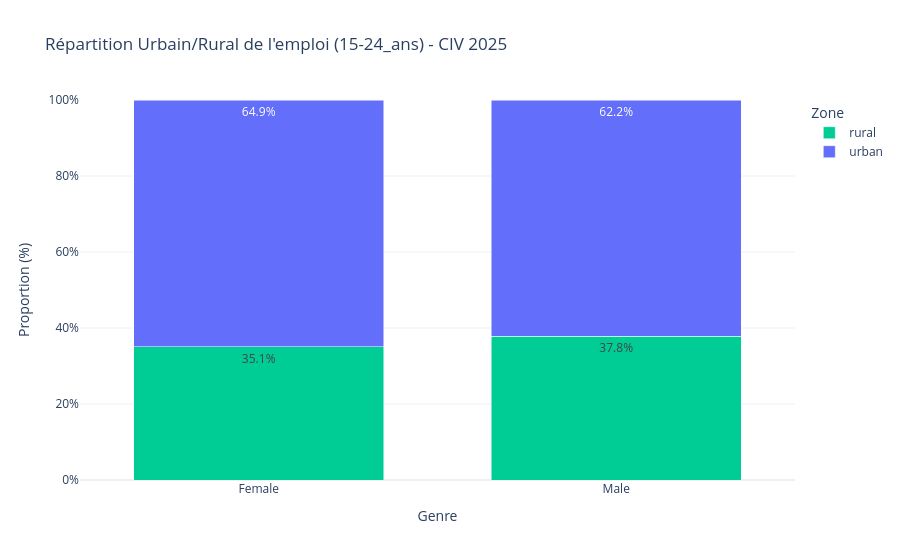
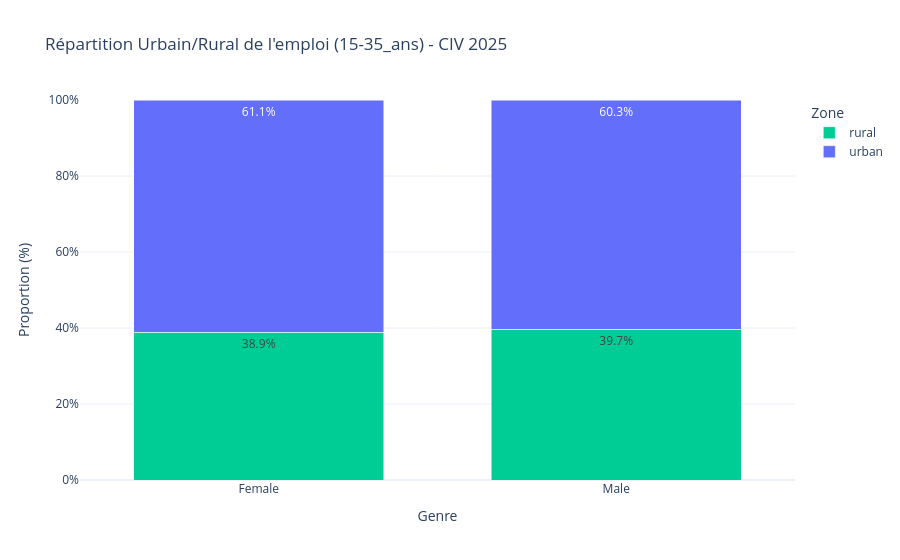

Notebook source saved alongside these figures, in order:
### Markdown cell above
## 1.4 Répartition Géographique de l'Emploi (Urbain/Rural)

### Code cell
def analyse_geo_genre(df_input, label_tranche):
    # 1. Sélection de la dernière année
    latest_yr = df_input['year'].max()
    df_latest = df_input[df_input['year'] == latest_yr]
    
    # 2. Agrégation par Zone et Genre
    df_geo = df_latest.groupby(['geo', 'gender'])['pop_emp_geo'].sum().reset_index()
    
    # 3. Calcul manuel des % (remplace barnorm="percent" incompatible Plotly 6)
    total_par_genre = df_geo.groupby('gender')['pop_emp_geo'].transform('sum')
    df_geo['pct'] = (df_geo['pop_emp_geo'] / total_par_genre * 100).round(1)
    
    print(f"\n=== ANALYSE C4 : GÉOGRAPHIE {label_tranche.upper()} EN {latest_yr} ===")
    print(df_geo.pivot(index='geo', columns='gender', values='pct').round(1))

    # 4. Graphique
    fig = px.bar(
        df_geo,
        x="gender",
        y="pct",                  # ← % calculé, pas pop_emp_geo brute
        color="geo",
        barmode="stack",
        text="pct",
        title=f"Répartition Urbain/Rural de l'emploi ({label_tranche}) - CIV {latest_yr}",
        labels={"pct": "Proportion (%)", "gender": "Genre", "geo": "Zone"},
        color_discrete_map={"urban": "#636efa", "rural": "#00cc96"},
        template="plotly_white"
    )
    
    fig.update_traces(texttemplate="%{text:.1f}%", textposition="inside")
    fig.update_layout(
        yaxis=dict(ticksuffix="%", range=[0, 100]),
        bargap=0.3
    )
    fig.show()
    fig.write_html(os.path.join(FIGURES, f"geo_distribution_{label_tranche}.html"))


# Exécution pour les deux tranches
analyse_geo_genre(dfs_strict["employed_ur"], "15-24_ans")
analyse_geo_genre(dfs_large["employed_ur"],  "15-35_ans")

### Figure 1 — Plotly figure (JSON) as saved in the notebook; plotly's stock layout.template omitted (floating-point values rounded to 4 significant figures)
{"data": [{"hovertemplate": "Zone=rural<br>Genre=%{x}<br>Proportion (%)=%{text}<extra></extra>", "legendgroup": "rural", "marker": {"color": "#00cc96", "pattern": {"shape": ""}}, "name": "rural", "orientation": "v", "showlegend": true, "text": [35.1, 37.8], "textposition": "inside", "texttemplate": "%{text:.1f}%", "type": "bar", "x": ["Female", "Male"], "xaxis": "x", "y": [35.1, 37.8], "yaxis": "y"}, {"hovertemplate": "Zone=urban<br>Genre=%{x}<br>Proportion (%)=%{text}<extra></extra>", "legendgroup": "urban", "marker": {"color": "#636efa", "pattern": {"shape": ""}}, "name": "urban", "orientation": "v", "showlegend": true, "text": [64.9, 62.2], "textposition": "inside", "texttemplate": "%{text:.1f}%", "type": "bar", "x": ["Female", "Male"], "xaxis": "x", "y": [64.9, 62.2], "yaxis": "y"}], "layout": {"bargap": 0.3, "barmode": "stack", "legend": {"title": {"text": "Zone"}, "tracegroupgap": 0}, "title": {"text": "Répartition Urbain/Rural de l'emploi (15-24_ans) - CIV 2025"}, "xaxis": {"anchor": "y", "domain": [0, 1], "title": {"text": "Genre"}}, "yaxis": {"anchor": "x", "domain": [0, 1], "range": [0, 100], "ticksuffix": "%", "title": {"text": "Proportion (%)"}}}}

### Figure 2 — Plotly figure (JSON) as saved in the notebook; plotly's stock layout.template omitted (floating-point values rounded to 4 significant figures)
{"data": [{"hovertemplate": "Zone=rural<br>Genre=%{x}<br>Proportion (%)=%{text}<extra></extra>", "legendgroup": "rural", "marker": {"color": "#00cc96", "pattern": {"shape": ""}}, "name": "rural", "orientation": "v", "showlegend": true, "text": [38.9, 39.7], "textposition": "inside", "texttemplate": "%{text:.1f}%", "type": "bar", "x": ["Female", "Male"], "xaxis": "x", "y": [38.9, 39.7], "yaxis": "y"}, {"hovertemplate": "Zone=urban<br>Genre=%{x}<br>Proportion (%)=%{text}<extra></extra>", "legendgroup": "urban", "marker": {"color": "#636efa", "pattern": {"shape": ""}}, "name": "urban", "orientation": "v", "showlegend": true, "text": [61.1, 60.3], "textposition": "inside", "texttemplate": "%{text:.1f}%", "type": "bar", "x": ["Female", "Male"], "xaxis": "x", "y": [61.1, 60.3], "yaxis": "y"}], "layout": {"bargap": 0.3, "barmode": "stack", "legend": {"title": {"text": "Zone"}, "tracegroupgap": 0}, "title": {"text": "Répartition Urbain/Rural de l'emploi (15-35_ans) - CIV 2025"}, "xaxis": {"anchor": "y", "domain": [0, 1], "title": {"text": "Genre"}}, "yaxis": {"anchor": "x", "domain": [0, 1], "range": [0, 100], "ticksuffix": "%", "title": {"text": "Proportion (%)"}}}}
